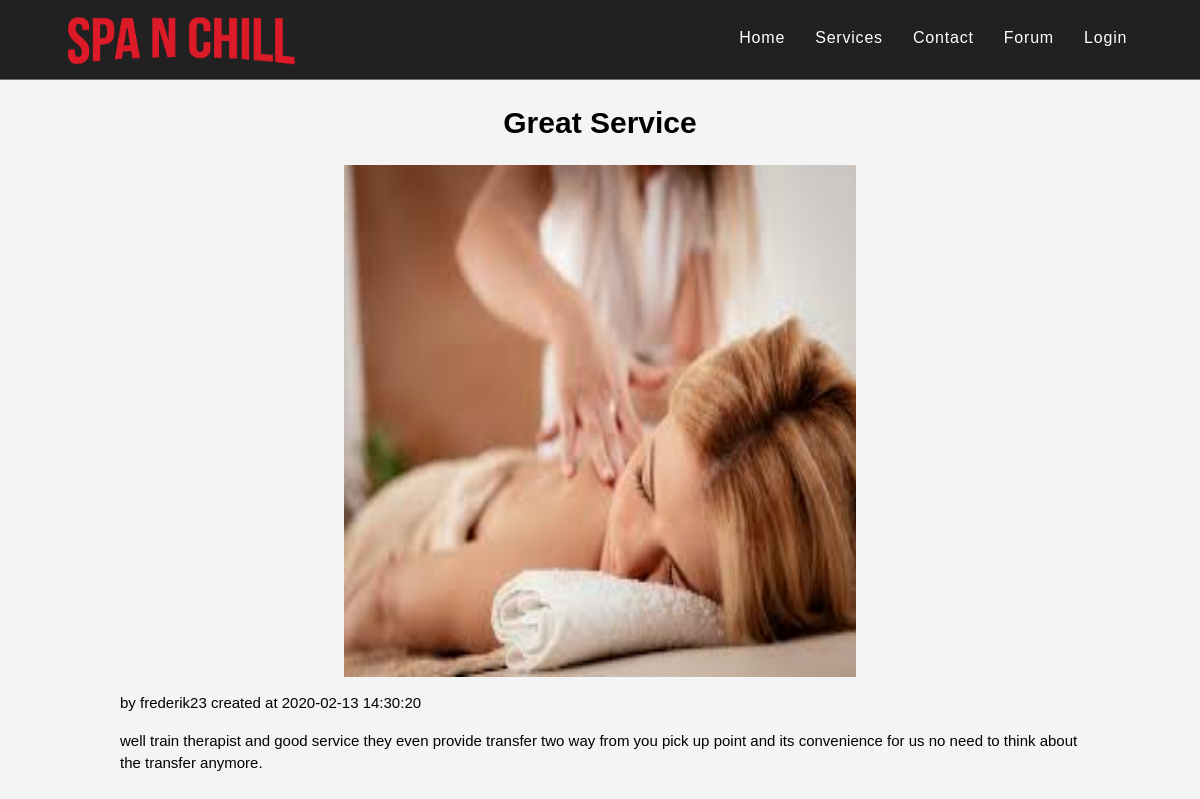
Screenshot of /forum/post.php?id=40 with the database file from the repository.
### tables this page shows
CREATE TABLE `posts` (
  `id` int(11) NOT NULL,
  `user_id` int(11) NOT NULL,
  `title` varchar(255) NOT NULL,
  `content` text NOT NULL,
  `image` varchar(255) NOT NULL,
  `created_at` timestamp NOT NULL DEFAULT CURRENT_TIMESTAMP
);

CREATE TABLE `users` (
  `id` int(11) NOT NULL,
  `username` varchar(191) NOT NULL,
  `password` varchar(191) NOT NULL,
  `firstName` varchar(191) NOT NULL,
  `lastName` varchar(191) NOT NULL,
  `created_at` timestamp NOT NULL DEFAULT CURRENT_TIMESTAMP
);

### forum/post.php (the view, shortened to what this page needs)
<!DOCTYPE html>
<html lang="en">
<head>
    <link rel="stylesheet" href="./../style.css">
</head>
<body>
    <nav>
        <div class="container-fluid">
        <div class="nav-logo">
            <a href="./"><img style="height:64px; display:block; float:left" src="./../images/navbrand.png" alt=""></a>
        </div>
        <ul class="nav-left">
        <li><a href="./../">Home</a></li>
                <li><a href="./../services.php">Services</a></li>
                <li><a href="./../contact.php">Contact</a></li>
                <li><a href="./">Forum</a></li>
                <?php if(isset($_SESSION['user'])):?>
                <li><a href="./../auth/users/profile.php"><?=$_SESSION['user']?></a></li>
                <li><form action="./../auth/users/logout.php"><input
                style="margin:0; padding:0; background-color: transparent; font-size: 1em; font-family: Poppins" type="submit" value="Log-out" name="logout"></form></li>
                <?php else: ?>
                    <li><a href="./../auth/users/login.php">Login</a></li>
                <?php endif; ?>
            </ul>
        </div>
    </nav>
    <?php
            if(isset($_GET['id'])){
                $id = $_GET['id'];
            }
            $mysqli = new mysqli('localhost', 'root', '', 'spanchill');
            $stmt = $mysqli->prepare("SELECT image, posts.id, posts.created_at, title, username, content  FROM posts INNER JOIN users ON posts.user_id = users.id where posts.id = ?");
            $stmt->bind_param("s", $id);
            $stmt->execute();
            $result = $stmt->get_result();
            if($result->num_rows > 0){
            ?>
            <?php
                while($row = $result->fetch_assoc()) {
                ?>
                <div class="container">
                <div>
                    <h1 style="text-align: center"><?=$row['title']?></h1>
                </div>
                <?php if($row['image']!='noimage.jpg'):?>
                    <div>
                    <img style="width: 512px; height:512px; display:block; margin:auto;" src="./../images/post_images/<?=$row['image']?>" alt="">
                    </div>
                <?php endif;?>
                <div>
                    <p>by <?=$row['username']?> created at <?=$row['created_at']?></p>
                </div>
                <div>
                     <?=$row['content']?>
                </div>
            </div>
                <?php
                }
            }
            else{
                echo "<h1>NO POST<h1>";
          }
          ?>
    <br>
    <br><br>
</body>
</html>

### style.css (style rules this page uses)
html { scroll-behavior: smooth; }
a { text-decoration: none; }
body { font: 15px/1.5 Poppins,sans-serif; padding:0; margin:0; background-color:#f4f4f4; }
.container { max-width: 80%; margin:auto; overflow:hidden; }
.container-fluid { max-width: 90%; margin:auto; overflow:hidden; }
nav { width: 100%; height: 4rem; background-color: #212121; color: white; z-index: 1; position: sticky; border-bottom: #c0abab8e .5px solid; padding-top: 10px; padding-bottom: 5px; }
.nav-left { font-size: 1rem; float: right; }
.nav-left li { display: inline-block; margin: 0 .8rem; }
.nav-left li a { letter-spacing: 0.05rem; text-decoration: none; color: #ffffff; padding-bottom: 5px; }
:root { --modal-duration: 1s; --modal-color: #2980b9; }

### rows the page displays
posts: title "Great Service", image (picture), user.username "frederik23", created_at "2020-02-13 14:30:20", content "well train therapist and good service they even provide transfer two way from you pick up point and its convenience for us no need to think about the transfer anymore."
